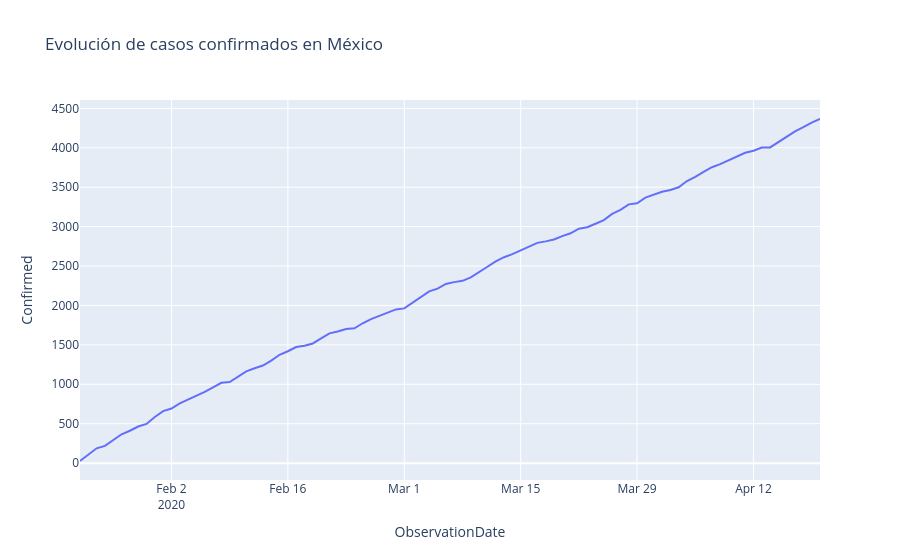

Notebook source saved alongside this figure:
### Markdown cell above
### Ejercicio 2.10 — Serie de tiempo

### Code cell
fig = px.line(
    mexico,
    x="ObservationDate", y="Confirmed",
    title="Evolución de casos confirmados en México"
)
fig.show()
